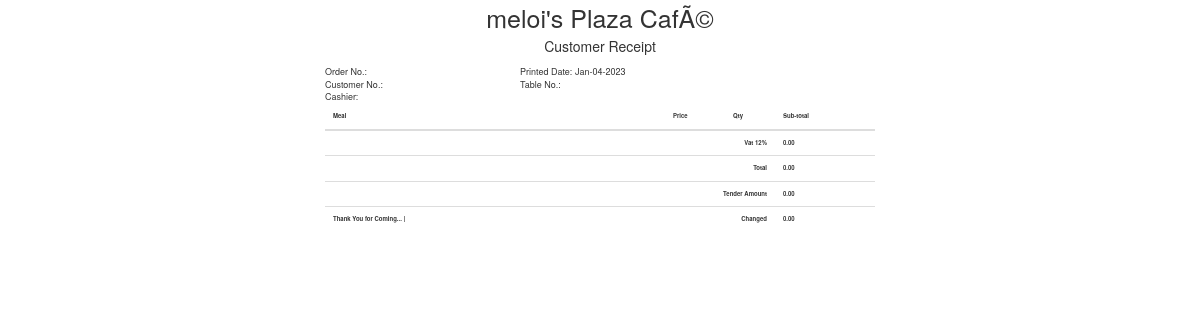
Before: /admin/orders/receipt.php (signed in) with the older database file.
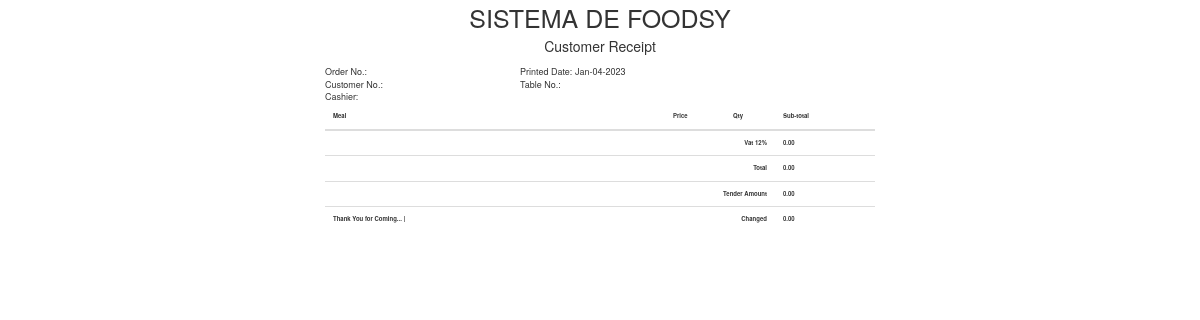
After: the same page with the newer database file.
### tables this page shows
CREATE TABLE IF NOT EXISTS `tbltitle` (
  `TItleID` int(11) NOT NULL AUTO_INCREMENT,
  `Title` text NOT NULL,
  `Subtitle` text NOT NULL,
  PRIMARY KEY (`TItleID`)
);

### include/database.php (called while the page is built, shortened)
<?php
class Database {
	var $sql_string = '';
	private $conn;
	public function open_connection() {
		$this->conn = mysqli_connect(server,user,pass);
		if(!$this->conn){
			echo "Problem in database connection! Contact administrator!";
			exit();
		}else{
			$db_select = mysqli_select_db($this->conn,database_name);
		}
	}
	function setQuery($sql='') {
		$this->sql_string=$sql;
	}
	function executeQuery() {
		$result = mysqli_query($this->conn,$this->sql_string);
		return $result;
	}
	private function confirm_query($result) {
		return $result;
	}
	function loadSingleResult() {
		$cur = $this->executeQuery();
	}
}
$mydb = new Database();
?>

### include/summary.php (called while the page is built, shortened)
<?php
require_once(LIB_PATH.DS.'database.php');
class Summary {
	protected static  $tblname = "tblpayments";
	function single_summary($id=""){
			global $mydb;
			$mydb->setQuery("SELECT * FROM ".self::$tblname."
				Where ORDERNO= '{$id}' LIMIT 1");
			$cur = $mydb->loadSingleResult();
			return $cur;
	}
}
?>

### admin/orders/receipt.php (the view, shortened to what this page needs)
  <?php
  require_once("../../include/initialize.php");
      $orderno = isset($_GET['orderno']) ? $_GET['orderno'] : '';
      $printeddate =  date('M-d-Y');
    $query = "SELECT * FROM `tblpayments` WHERE  `ORDERNO` ='".$orderno."'";
    $mydb->setQuery($query);
    $cur = $mydb->loadSingleResult();
    $customer = $cur->CUSTOMER;
    $tableno  = $cur->TABLENO;
    $username = $cur->USERSNAME;
  ?>
<!DOCTYPE html>
<html lang="en">
<head>
    <link href="<?php echo web_root; ?>admin/css/bootstrap.min.css" rel="stylesheet">
    <link href="<?php echo web_root; ?>admin/css/dataTables.bootstrap.css" rel="stylesheet" type="text/css">
    <link href="<?php echo web_root; ?>admin/font-awesome/css/font-awesome.min.css" rel="stylesheet" type="text/css">
</head>
<body onload="window.print();" style="width: 100%;padding: 0px;margin: 0px;">
 <center>
<div id="wrapper">
    <div class="container">
        <div style="text-align: center;font-size: 25px;"><?php
                $query = "SELECT * FROM `tbltitle` WHERE TItleID=1";
                $res = mysql_query($query) or die(mysql_error());
                $viewTitle = mysql_fetch_assoc($res);
                echo $viewTitle['Title'];
            ?></title></div>
        <div style="text-align: center;">Customer Receipt</div>
        <table class="tables" style="border: 0; width: 550px;">
            <tr>
                <td>Order No.: <?php echo $orderno; ?></td>
                <td>Printed Date: <?php echo $printeddate; ?></td>
            </tr>
            <tr>
                <td>Customer No.: <?php echo $customer; ?></td>
                <td>Table No.: <?php echo $tableno; ?></td>
            </tr>
            <tr>
                <td>Cashier: <?php echo $username; ?></td>
            </tr>
        </table>
       <table id="table" class="table" style="font-size: 6px; border:0; padding: 0; width: 550px;" >
                    <thead>
                        <tr>
                            <th>Meal</th>
                            <th width="60">Price</th>
                            <th width="50">Qty</th>
                            <th width="100">Sub-total</th>
                        </tr>
                    </thead>
                    <tbody>
                        <?php
                        $total = 0;
                        $vat=0;
                        ?>
                        <?php
                            $summary = New Summary();
                            $res     = $summary->single_summary($orderno);?>
                         <tr>
                            <th colspan="3" style="text-align:right;">Vat 12%</th>
                            <th  width="100"><?php echo number_format($vat,2); ?></th>
                        </tr>
                        <tr>
                            <th colspan="3" style="text-align:right;">Total</th>
                            <th  width="100"><?php echo number_format($total,2); ?></th>
                        </tr>
                        <tr>
                            <th colspan="3" style="text-align:right;">Tender Amount</th>
                            <th  width="100"><?php echo number_format($res->TENDEREDAMOUNT,2); ?></th>
                        </tr>
                        <tr>
                            <th>Thank You for Coming... |</th>
                            <th colspan="2" style="text-align:right;">Changed</th>
                            <th  width="100"><?php echo number_format($res->PCHANGE,2); ?></th>
                        </tr>
                 </tbody>
                </table>
    </div>
</div>
 </center>
</body>
</html>

### admin/orders/receipt.php (style rules this page uses)
.tables { width: 100%; font-size: 9px; }

Changed rows visible on the page:
changed tbltitle: Title "meloi's Plaza CafÃ©" → "SISTEMA DE FOODSY"
